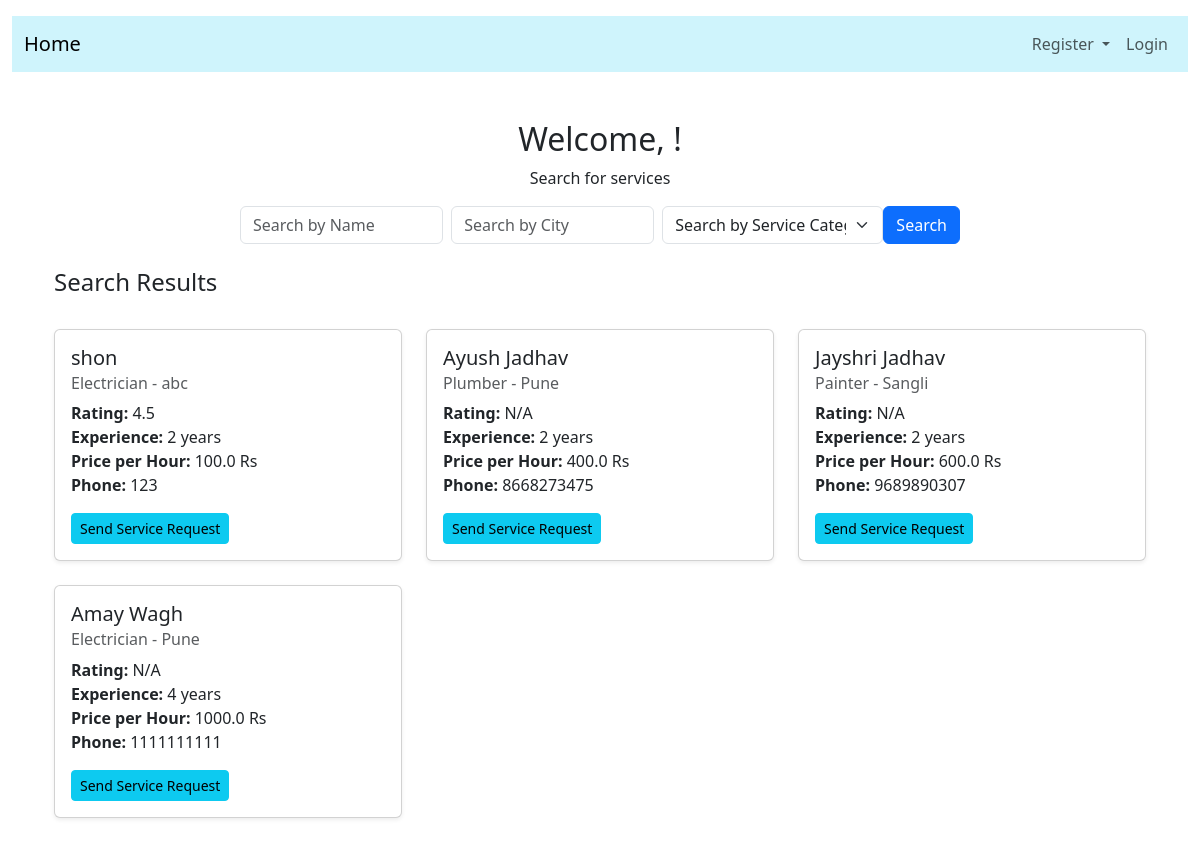
The page /customer/search_services on the database as committed earlier.
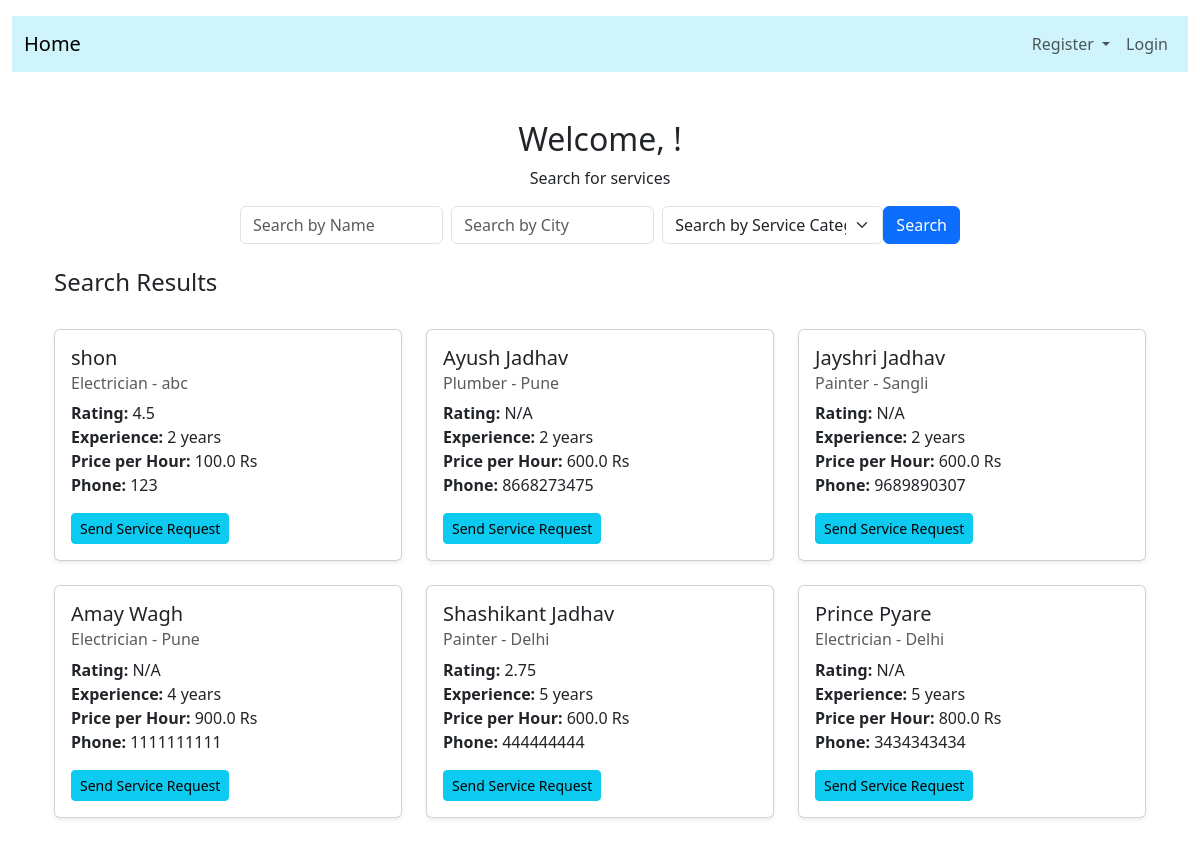
The same page on the database as committed later.
### application/model.py (models this page shows)
class ServiceProfessional(db.Model):
    id = db.Column(db.Integer, primary_key=True)
    name = db.Column(db.String(80), nullable=False)
    phone = db.Column(db.String(80), nullable=False)
    city = db.Column(db.String(80), nullable=False)
    service_category = db.Column(db.String(80), nullable=False)
    rating = db.Column(db.Float, nullable=True)
    experience = db.Column(db.Integer, nullable=False)
    company_name = db.Column(db.String(80), nullable=False)
    status = db.Column(db.String(80), nullable=False)  # ('blacklisted', 'approved', 'pending')
    price_per_hour = db.Column(db.Float, nullable=False)
    expenses_per_hour = db.Column(db.Float, nullable=True)
    user_id = db.Column(db.Integer, db.ForeignKey('user.id'), nullable=False)
    service_requests = db.relationship('ServiceRequest', backref='service_professional', lazy=True)

### application/routes.py (the view)
@app.route('/customer/search_services', methods=['GET'])
def search_services():
    query = request.args.get('query', '')  # For name of the service professional
    city = request.args.get('city', '')    # For filtering by city
    service_category = request.args.get('service_category', '')  # For filtering by service category
    user_id = session.get('user_id')  # Get user ID from session
    customer = Customer.query.filter_by(user_id=user_id).first()  # Get customer details
    categories = ServiceCategory.query.filter_by(status='active').all()
    query_filters = [ServiceProfessional.status == 'approved']  # Filter only approved service professionals
    if query:
        query_filters.append(ServiceProfessional.name.like(f'%{query}%'))
    if city:
        query_filters.append(ServiceProfessional.city.like(f'%{city}%'))
    if service_category:
        query_filters.append(ServiceProfessional.service_category.like(f'%{service_category}%'))
    serviceprofessionals = ServiceProfessional.query.filter(*query_filters).all()
    return render_template('customer_dash.html', services=serviceprofessionals, query=query, city=city, service_category=service_category, customer=customer, categories=categories)

### templates/customer_dash.html (shortened to what this page needs)
{% extends 'base.html' %}
{% block content %}
<div class="container mt-5">
    <div class="row">
        <div class="col-12 text-center">
            <h2>Welcome, {{ customer.name }}!</h2>
            <p>Search for services</p>
        </div>
    </div>
    <div class="row mb-4">
        <div class="col-12 col-md-8 offset-md-2">
            <form class="d-flex flex-column flex-md-row align-items-center" action="{{ url_for('search_services') }}" method="GET">
                <input type="text" class="form-control mb-2 mb-md-0 me-md-2" name="query" placeholder="Search by Name" value="{{ query }}">
                <input type="text" class="form-control mb-2 mb-md-0 me-md-2" name="city" placeholder="Search by City" value="{{ city }}">
                <select class="form-select" name="service_category" aria-label="Search by Service Category">
                    <option value="">Search by Service Category</option>
                </select>
                <button class="btn btn-primary mt-2 mt-md-0" type="submit">Search</button>
            </form>
        </div>
    </div>
    {% if services %}
    <div class="row mb-4">
        <div class="col-12">
            <h4>Search Results</h4>
        </div>
    </div>
    <div class="row">
        {% for service in services %}
        <div class="col-12 col-md-4 mb-4">
            <div class="card shadow-sm">
                <div class="card-body">
                    <h5 class="card-title">{{ service.name }}</h5>
                    <h6 class="card-subtitle mb-2 text-muted">{{ service.service_category }} - {{ service.city }}</h6>
                    <p class="card-text">
                        <strong>Rating:</strong> {{ service.rating or 'N/A' }}<br>
                        <strong>Experience:</strong> {{ service.experience }} years<br>
                        <strong>Price per Hour:</strong> {{ service.price_per_hour }} Rs<br>
                        <strong>Phone:</strong> {{ service.phone }}<br>
                    </p>
                    <button type="button" class="btn btn-info btn-sm" data-bs-toggle="modal" data-bs-target="#serviceRequestModal{{ service.id }}">Send Service Request</button>
                </div>
            </div>
        </div>
        {% endfor %}
    </div>
    {% endif %}
</div>
{% endblock %}

### templates/base.html (shortened to what this page needs)
<!DOCTYPE html>
<html lang="en">
<head>
    <link href="https://cdn.jsdelivr.net/npm/bootstrap@5.3.3/dist/css/bootstrap.min.css" rel="stylesheet">
</head>
<body>
    <div class="container-fluid mt-3">
            {%include 'navbar.html'%}
        </div>
        <div class="container mt-5">
    {%block content%}
    {%endblock%}
</div>
</body>
</html>

### templates/navbar.html (shortened to what this page needs)
<nav class="navbar navbar-expand-lg navbar-light bg-info-subtle">
  <div class="container-fluid">
    <a class="navbar-brand" href="/">Home</a>
    <div class="collapse navbar-collapse justify-content-end" id="navbarNavDropdown">
      <ul class="navbar-nav">
        {% if not session['role'] %}
        <li class="nav-item dropdown">
          <a class="nav-link dropdown-toggle" href="#" id="navbarDropdown" role="button" data-bs-toggle="dropdown" aria-expanded="false">
            Register
          </a>
        </li>
        <li class="nav-item">
          <a class="nav-link" href="{{ url_for('Login') }}">Login</a>
        </li>
        {%endif%}
      </ul>
    </div>
  </div>
</nav>

Rows that differ between the two databases and show on the page:
changed ServiceProfessional "Ayush Jadhav": price_per_hour "400.0" → "600.0"
changed ServiceProfessional "Amay Wagh": price_per_hour "1000.0" → "900.0"
added ServiceProfessional: name "Shashikant Jadhav", service_category "Painter", city "Delhi", rating "2.75", experience "5", price_per_hour "600.0", phone "444444444"
added ServiceProfessional: name "Prince Pyare", service_category "Electrician", city "Delhi", rating "N/A", experience "5", price_per_hour "800.0", phone "3434343434"
